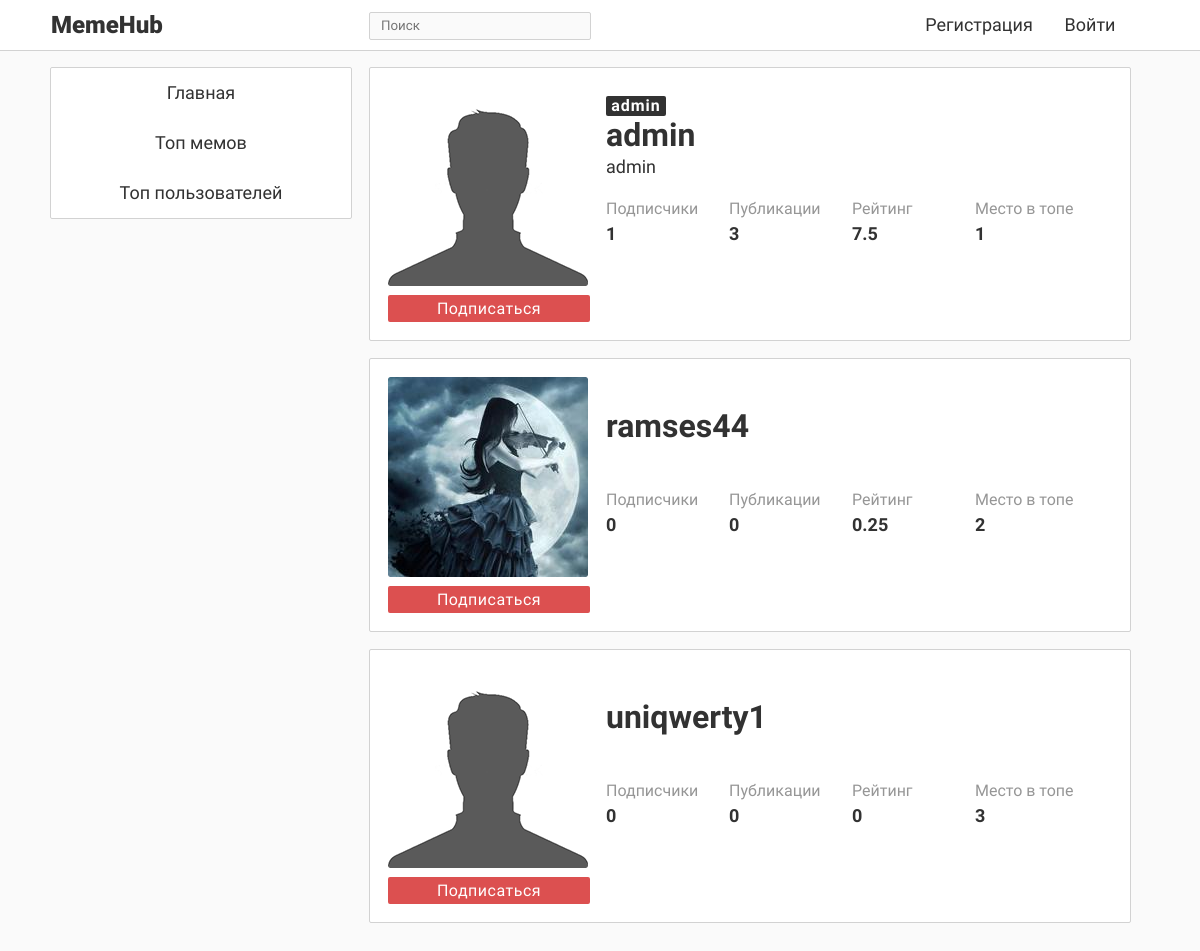
Before: /top_users with the older database file.
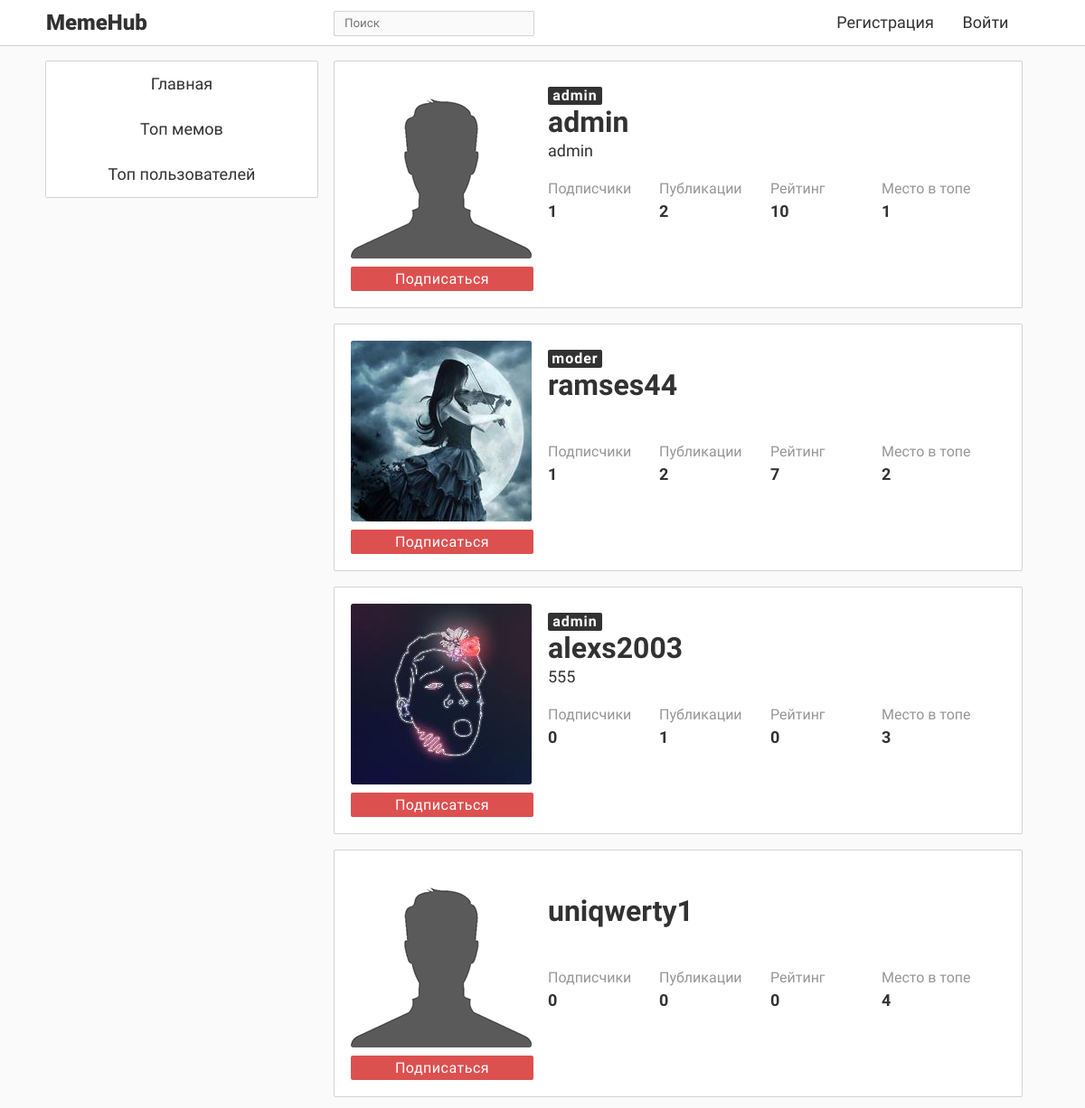
After: the same page with the newer database file.
### data/users.py (models this page shows, shortened)
class User(SqlAlchemyBase, UserMixin, SerializerMixin):
    __tablename__ = 'users'
    id = sqlalchemy.Column(sqlalchemy.Integer,
                           primary_key=True, autoincrement=True)
    email = sqlalchemy.Column(sqlalchemy.String, unique=True, index=True, nullable=False)
    role = sqlalchemy.Column(sqlalchemy.Integer, default=0)
    hashed_password = sqlalchemy.Column(sqlalchemy.String, nullable=False)
    alias = sqlalchemy.Column(sqlalchemy.String, nullable=False)  # То, как пользователь подписан у других
    about = sqlalchemy.Column(sqlalchemy.String, nullable=True)
    bdate = sqlalchemy.Column(sqlalchemy.DateTime, nullable=True)
    memes = orm.relation("Meme", back_populates='author_')
    avatar = sqlalchemy.Column(sqlalchemy.String, default='default.png')
    liked = orm.relation("Meme", secondary='likes', backref='user', lazy='dynamic')
    repostes = orm.relation("Repost", back_populates='user_')
    subscribed = orm.relationship("User", secondary='subscribes',
                                  primaryjoin=(followers.c.subscriber == id),
                                  secondaryjoin=(followers.c.author == id),
                                  backref='subscriber', lazy='dynamic')
    subscribers = orm.relation("User", secondary='subscribes',
                               primaryjoin=(followers.c.author == id),
                               secondaryjoin=(followers.c.subscriber == id),
                               backref='author', lazy='dynamic')
    rating = sqlalchemy.Column(sqlalchemy.Integer, default=0)
    is_blocked = sqlalchemy.Column(sqlalchemy.Boolean, default=False)

### main.py (the view)
@app.route('/top_users')
def top_users():
    ses = db_session.create_session()
    users = ses.query(User).filter(User.id != 0).order_by(User.rating).all()[::-1][:USER_TOP]
    data = gen_data(do_get_content=False)
    data['content'] = [get_user_page_data(u.id) for u in users]
    data['type'] = 'users'
    return render_template('top_users.html', data=data, title='Топ пользователей')

### auxiliary/user_selector.py (called while the page is built)
def gen_user_info(uid, self_uid=0):
    ses = create_session()
    user = ses.query(User).get(uid)
    me = ses.query(User).get(self_uid)
    users = ses.query(User).filter(User.id != 0).all()
    users = sorted(users, key=lambda x: x.rating, reverse=True)[:USER_TOP]
    return {
        'is_page': True,
        'user_img': user.avatar,
        'type': 'other',
        'role': ROLES[user.role],
        'status': user.about,
        'subs': len(list(user.subscribers)),
        'posts': len(list(user.memes)) + len(list(user.repostes)),
        'rating': user.rating,
        'top': users.index(user) + 1,
        'username': user.alias,
        'user_id': uid,
        'error_message': '',
        'is_sub': me in user.subscribers,
        'is_block': user.is_blocked
    }

### data/db_session.py (called while the page is built)
def create_session() -> Session:
    global __factory
    return __factory()

### main.py (called while the page is built)
def gen_data(do_get_content=True):
    info = dict(is_auth=False)
    if current_user.is_authenticated:
        info = generate_user_info(current_user.get_id())
    if do_get_content:
        if current_user.is_authenticated:
            res = get_content(uid=current_user.get_id()).json
        else:
            res = get_content().json
    else:
        res = {}
    res['user_page'] = dict(is_page=False)
    res['info'] = info  # Совмещаем данные в один словарь
    res['k'] = res.get('k', 1)
    return res  # Возвращаем его

### templates/top_users.html (shortened to what this page needs)
{% extends "base.html" %}
{% block content %}
    {% for user in data['content'] %}
        <div class="meme_block">
        <div class="head_block">
            <div class="img_sub_block">
                <div class="img_block">
                    <img src="{{ user['user_img'] }}" class="up_img_other">
                </div>
                <div class="sub_block">
                    {% if user['type'] != 'me' %}
                        {% if user['is_sub'] %}
                            <div class="sub_button sub_button_true" id="sub-button{{ user['user_id'] }}" onclick="sub_click({{ user['user_id'] }})">Вы подписаны</div>
                        {% else %}
                            <div class="sub_button sub_button_false" id="sub-button{{ user['user_id'] }}" onclick="sub_click({{ user['user_id'] }})">Подписаться</div>
                        {% endif %}
                    {% endif %}
                </div>
            </div>
            <div class="username_block">
                <div class="up_role">
                    {% if user['role'] != 'user' %}
                        <div class="admin_role">{{ user['role'] }}</div>
                    {% endif %}
                </div>
                    <div class="up_text_block_other up_username_div_other">
                        <div class="up_text_block_input_other up_username_other" ><a href="/author/{{ user['user_id'] }}">{{ user['username'] }}</a></div>
                    </div>
                    <div class="up_text_block_other up_status_div_other">
                        <div class="up_text_block_input_other up_status_other up_text_block_input2_other">{{ user['status'] }}</div>
                    </div>
                <div class="info_block">
                    <div class="up_data_block">
                        <div class="up_data_block_part1">Подписчики</div>
                        <div class="up_data_block_part2" id="subs-number{{ user['user_id'] }}">{{ user['subs'] }}</div>
                    </div>
                    <div class="up_data_block">
                        <div class="up_data_block_part1">Публикации</div>
                        <div class="up_data_block_part2">{{ user['posts'] }}</div>
                    </div>
                    <div class="up_data_block">
                        <div class="up_data_block_part1">Рейтинг</div>
                        <div class="up_data_block_part2">{{ user['rating'] }}</div>
                    </div>
                    <div class="up_data_block">
                        <div class="up_data_block_part1">Место в топе</div>
                        <div class="up_data_block_part2">{{ user['top'] }}</div>
                    </div>
                </div>
            </div>
        </div>
        </div>
    {% endfor %}
{% endblock %}

### templates/base.html (shortened to what this page needs)
<!doctype html>
<html lang="ru">
    <head>
        <link rel="stylesheet" type="text/css" href="../../static/css/main_css.css">
        <link rel="stylesheet" type="text/css" href="../../static/css/base_css.css">
        <link rel="stylesheet" type="text/css" href="../../static/css/reg_log_css.css">
        <link rel="stylesheet" type="text/css" href="../../static/css/user_page_css.css">
        <link rel="stylesheet" type="text/css" href="../../static/css/publish_css.css">
        <link rel="stylesheet" type="text/css" href="../../static/css/subscribes_css.css">
    </head>
    <body class="bg_style"
    >
        <div class="navigation">
            <div class="nav_block">
                <div class="logo">MemeHub</div>
                <div class="search_block">
                    <div class="search_div">
                        <input class="search" placeholder="Поиск" onkeypress="return SearchEnter(event)" id="search">
                    </div>
                </div>
                {% if data['info']['is_auth'] %}
                    <a class="nav_buttons nav_button1" href="/logout">Выйти</a>
                {% else %}
                    <a class="nav_buttons nav_button1" href="/login">Войти</a>
                    <a class="nav_buttons nav_button2" href="/register">Регистрация</a>
                {% endif %}
            </div>
        </div>
        <div class="content_block">
            <div class="left_block">
                <div class="menu_block menu_block1">
                    <div class="menu_section" onClick="window.location='/'">Главная</div>
                    <div class="menu_section" onClick="window.location='/top_memes'">Топ мемов</div>
                    <div class="menu_section" onClick="window.location='/top_users'">Топ пользователей</div>
                </div>
            </div>
            <div class="center_block">
                {% block content %}{% endblock %}
            </div>
        </div>
    </body>
</html>

### static/css/main_css.css (style rules this page uses)
.meme_block { background-color: rgb(255,255,255); border: 0px solid #646464; border-radius: 2px; padding: 0px; width: 95%; margin: 0 auto; border: 1px solid rgb(210,210,210); padding-bottom: 0px; margin-bottom: 17px; min-width: 400px; max-width: 800px; }
.bg_style { background-color: rgb(250,250,250); }
a { text-decoration: none; color: rgb(50,50,50); }

### static/css/base_css.css (style rules this page uses)
.navigation { list-style-type: none; margin-top: 0; padding: 0; overflow: hidden; background-color: rgb(255,255,255); border-bottom: 1px solid rgb(210,210,210); width: 100%; position: fixed; top: 0; left: 0; max-height: 50px; height: 50px; z-index: 999999; }
.search { outline: none; border: none; color: rgb(50,50,50); width: 90%; height: 80%; display: block; margin-left: auto; margin-right: auto; margin-top: 1px; font-family: RegularFont; background-color: rgb(250,250,250); }
.search_div { border: 1px solid rgb(210,210,210); width: 100%; height: 26px; margin-top: 12px; margin-bottom: 12px; margin-left: auto; margin-right: auto; float: center; border-radius: 2px; background-color: rgb(250,250,250); }
.left_block { width: 300px; height: 400px; position: fixed; float: left; z-index: 9999; }
.menu_block { width: 300px; border-radius: 2px; border: 1px solid rgb(210,210,210); background-color: rgb(255,255,255); }
.menu_block1 { margin-bottom: 18px; }
.menu_section { width: 100%; height: 50px; font-family: RegularFont; line-height: 50px; text-align: center; color: rgb(50,50,50); font-size: large; -moz-user-select: none; -khtml-user-select: none; -webkit-user-select: none; user-select: none; }
.center_block { margin-left: 300px; width: 800px; min-width: 400px; max-width: 800px; }
.content_block { width: 1100px; height: 1000px; margin-top: 67px; margin-left: auto; margin-right: auto; max-width: 99%; }
.logo { float: left; font-family: BlackFont; text-align: left; color: rgb(50,50,50); font-size: x-large; height: 50px; line-height: 50px; display: block; width: 15%; padding-left: 1px; background-color: rgb(0,0,255) display: inline-block; -moz-user-select: none; -khtml-user-select: none; -webkit-user-select: none; user-select: none; }
.nav_block { width: 1100px; margin-left: auto; margin-right: auto; height: 100%; background-color: rgb(0,255,0) white-space: nowrap; }
.search_block { float: left; height: 100%; width: 20%; display: inline-block; margin-left: 153px; }
.nav_buttons { float: right; font-family: RegularFont; text-align: center; color: rgb(50,50,50); font-size: large; height: 50px; line-height: 50px; display: block; padding-left: 1px; display: inline-block; -moz-user-select: none; -khtml-user-select: none; -webkit-user-select: none; user-select: none; }
.nav_button1 { width: 80px; margin-right: 20px; }
.nav_button2 { width: 140px; }

### templates/top_users.html (style rules this page uses)
.head_block { height: 236px; }

Changed rows visible on the page:
changed User "admin": posts "3" → "2"; rating "7.5" → "10"
changed User "ramses44": role (not shown) → "moder"; subs "0" → "1"; posts "0" → "2"; rating "0.25" → "7"
added User: shows a picture, role "admin", username "alexs2003", status "555", subs "0", posts "1", rating "0", top "3"
changed User "uniqwerty1": top "3" → "4"
